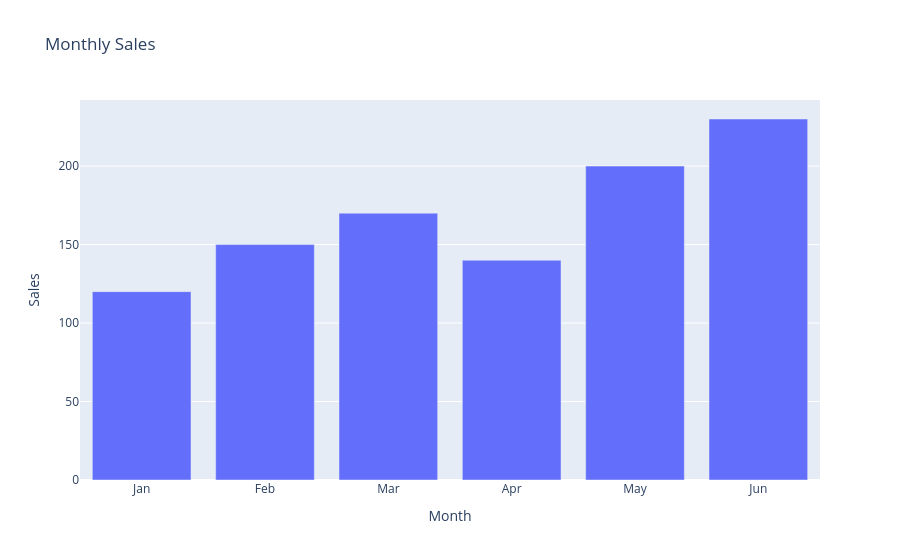

The code cell stored with this chart in its notebook:
### Markdown cell above
## 1. Bar Chart

Create a bar chart to represent monthly sales from January to June.

### Code cell
months = ["Jan", "Feb", "Mar", "Apr", "May", "Jun"]
sales = [120, 150, 170, 140, 200, 230]

fig = px.bar(x=months, y=sales, title="Monthly Sales", labels={"x": "Month", "y": "Sales"})
fig.show()

### Figure 1 — Plotly figure (JSON) as saved in the notebook; plotly's stock layout.template omitted (floating-point values rounded to 4 significant figures)
{"data": [{"hovertemplate": "Month=%{x}<br>Sales=%{y}<extra></extra>", "legendgroup": "", "marker": {"color": "#636efa", "pattern": {"shape": ""}}, "name": "", "orientation": "v", "showlegend": false, "textposition": "auto", "type": "bar", "x": ["Jan", "Feb", "Mar", "Apr", "May", "Jun"], "xaxis": "x", "y": [120, 150, 170, 140, 200, 230], "yaxis": "y"}], "layout": {"barmode": "relative", "legend": {"tracegroupgap": 0}, "title": {"text": "Monthly Sales"}, "xaxis": {"anchor": "y", "domain": [0, 1], "title": {"text": "Month"}}, "yaxis": {"anchor": "x", "domain": [0, 1], "title": {"text": "Sales"}}}}
